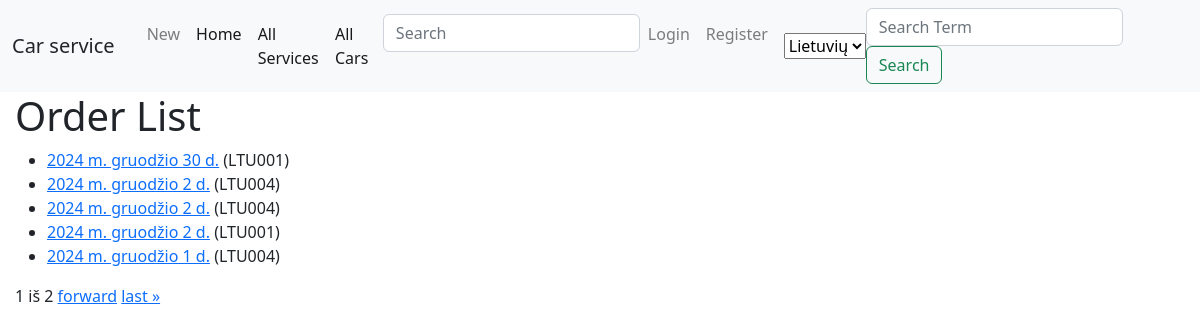
Page /car_service/orders/ on the earlier database version.
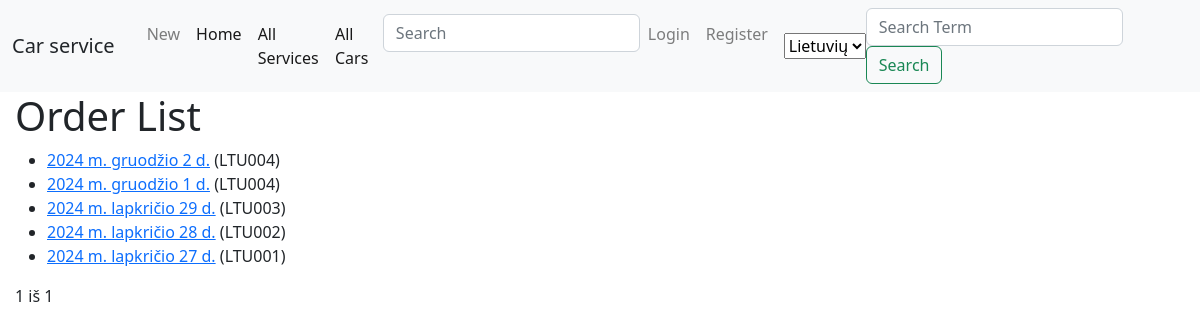
Same page on the later database version.
### car_service/models.py (models this page shows, shortened)
class Order(models.Model):
    id = models.UUIDField(primary_key=True, default=uuid.uuid4, help_text=_('Unique ID Car Order'), null=False)
    date = models.DateField(_('Will be accessible'), null=True)
    car_id = models.ForeignKey('Car', on_delete=models.CASCADE, null=True, verbose_name=_('Car'))
    client = models.ForeignKey(User, on_delete=models.SET_NULL, null=True, blank=True, verbose_name=_('Client'))
    LOAN_STATUS = (
        ('p', _('Processing')),
        ('d', _('Delivered')),
        ('t', _('Ready To Deliver')),
        ('r', _('Reserved')),
    )
    status = models.CharField(
        _('Status'),
        max_length=1,
        choices=LOAN_STATUS,
        blank=True,
        default='p',
        help_text=_('Order Status'),
    )
    def car_brand(self):
        return self.car_id.car_model_id.brand
    car_brand.short_description = _('Car Brand')
    def car_model(self):
        return self.car_id.car_model_id.model
    car_model.short_description = _('Car Model')
    class Meta:
        verbose_name = _("Order")
        verbose_name_plural = _("Orders")

class Car(models.Model):
    license_plate = models.CharField(
        _('License Plate'),
        max_length=6,
        help_text=_('Enter the license plate of a car (example: XXX000)'),
        null=False,
    )
    car_model_id = models.ForeignKey('CarModel', on_delete=models.CASCADE, null=True, verbose_name=_('Car Model'))
    vin_code = models.CharField(
        _('VIN Code'),
        max_length=17,
        help_text=_('Enter the VIN code (example: 4Y1SL65848Z411439)'),
        null=False,
    )
    client = models.CharField(_('Client'), max_length=100, null=False)
    description = HTMLField(_('Description'))
    picture = models.ImageField(_('Picture'), upload_to='pictures', null=True, blank=True)
    class Meta:
        verbose_name = _("Car")
        verbose_name_plural = _("Cars")
    def __str__(self):
        return f"{self.license_plate}"

### car_service/views.py (the view)
# urls.py: path('orders/', views.OrderListView.as_view(), name='orders'),
class OrderListView(generic.ListView):
    model = Order
    template_name = 'order_list.html'
    context_object_name = 'order_list'
    paginate_by = 5
    def get_queryset(self):
        return Order.objects.all().order_by('-date')

### car_service/templates/order_list.html (shortened to what this page needs)
{% extends "base.html" %}
{% block content %}
<h1>Order List</h1>
{% if order_list %}
<ul>
    {% for order in order_list %}
    <li>
        <a href="{% url 'order-detail' order.id %}">{{ order.date }}</a> ({{order.car_id}})
    </li>
    {% endfor %}
</ul>
{% else %}
<p>No cars in dealership.</p>
{% endif %}
<div class="pagination">
    <span class="step-links">
        <span class="current">
            {{ page_obj.number }} iš {{ page_obj.paginator.num_pages }}
        </span>
        {% if page_obj.has_next %}
            <a href="?page={{ page_obj.next_page_number }}">forward</a>
            <a href="?page={{ page_obj.paginator.num_pages }}">last &raquo;</a>
        {% endif %}
    </span>
</div>
{% endblock %}

Differences in the rows shown:
removed Order: date "2024 m. gruodžio 30 d.", car_id "LTU001"
removed Order: date "2024 m. gruodžio 2 d.", car_id "LTU004"
removed Order: date "2024 m. gruodžio 2 d.", car_id "LTU001"
now on this page (row unchanged): Order: date "2024 m. lapkričio 29 d.", car_id "LTU003"
now on this page (row unchanged): Order: date "2024 m. lapkričio 28 d.", car_id "LTU002"
now on this page (row unchanged): Order: date "2024 m. lapkričio 27 d.", car_id "LTU001"
Other differences:
{{ page_obj.paginator.num_pages }}: "2" → "1"
text no longer shown: "forward last »"
